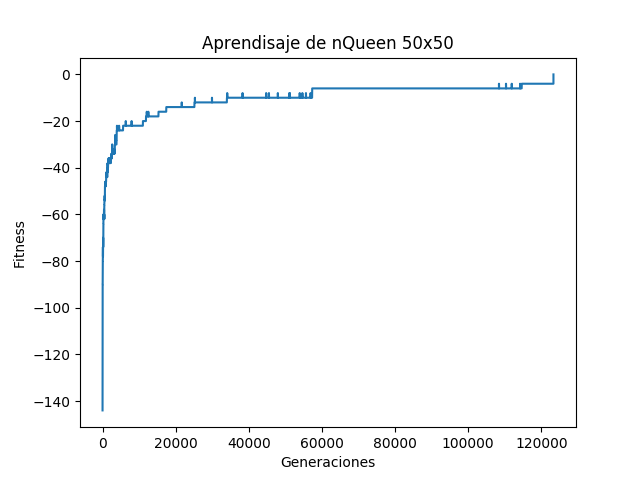

Write the Python code that produced this figure.
import genetic.generator as generator
import genetic.selection as selection
import genetic.crossover as crossover
import genetic.mutation as mutation

import matplotlib.pyplot as plt
import random

random.seed(42) # So long and thanks for all the fish

def fitness_func(obtained):
    fitness = 0
    for i in range(len(obtained)):
        for j in range(len(obtained)):
            if j == i:
                continue

            a = obtained[i]
            b = obtained[j]

            if (a[0] == b[0]):
                fitness -= 1
            if (a[1] == b[1]):
                fitness -= 1
            if abs(a[0]-b[0]) == abs(a[1]-b[1]):
                fitness -= 1

    return fitness

# Imprime una combinacion de posiciones de reina
# de manera bonita.
def print_board(positions):
    print "\nImprimiendo tablero:\nx:Casilla vacia\no:Reina\n"
    n = len(positions)

    for y in range(n):
        s = ""
        for x in range(n):
            empty = True
            for pos in positions:
                if pos[0] == x and pos[1] == y:
                    empty = False

            if empty:
                s += "x "
            else:
                s += "o "
        print s



n = int(raw_input("Largo del tablero: "))

alphabet = []

for i in range(n):
    for j in range(n):
        alphabet.append((i,j))

child_length = n
population_size = 20
top_percent_size = 5
mutation_rate = 0.1

population = generator.generateRandomSet(child_length, alphabet, population_size)
top_percent = selection.top_elements(population, top_percent_size, fitness_func)

iterations = 0
fitnesses = []
fitnesses.append(fitness_func(top_percent[0]))

while fitness_func(top_percent[0]) < 0:
    c_pool = crossover.generate_childs(population_size, top_percent, crossover.uniform)
    m_pool = mutation.mutate_pool(c_pool,alphabet,mutation_rate) 
    top_percent = selection.top_elements(m_pool, top_percent_size, fitness_func)
    iterations += 1
    fitnesses.append(fitness_func(top_percent[0]))
    if iterations % 100 == 0:
        print fitness_func(top_percent[0])

print "Se ha encontrado la combinacion luego de", iterations, "generaciones."
print top_percent[0]

f, ax = plt.subplots()
ax.plot(range(iterations+1), fitnesses)
ax.set_xlabel('Generaciones')
ax.set_ylabel('Fitness')
ax.set_title('Aprendisaje de nQueen 50x50')
plt.show()
